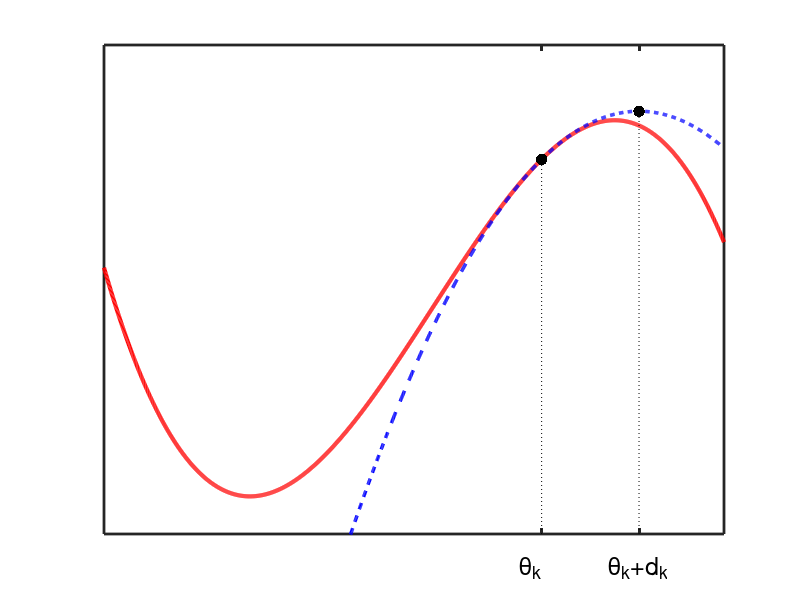

Source code (MATLAB):
function newtonsMethodNonConvex

figure(); hold on;
xmin = -4; xmax = 13;
ymin = -50; ymax = 600;
domain = xmin:0.01:xmax;
f = @(x)-x.^3 + 15 * x.^2;
Xk = 8;
f1 = @(x) -3*x^2 + 30*x;
f2 = @(x) -6*x + 30;
t = @(x) f(Xk) + f1(Xk)*(x-Xk) + (1/2)*f2(Xk)*(x-Xk).^2;
[val, maxNDX] = max(t(domain));
maximum = domain(maxNDX);

h1 = plot(domain, f(domain), '-r', 'LineWidth', 3);
h2 = plot(domain, t(domain), '--b', 'LineWidth', 2.5);
%legend([h1, h2], {'f(x)', 'f_{quad}(x)'}, 'Location', 'NorthWest');
plot(Xk, f(Xk), '.k', 'MarkerSize', 25);
plot([Xk, Xk], [ymin, f(Xk)], ':k');
plot(maximum, t(maximum),'.k', 'MarkerSize', 25);
plot([maximum,  maximum], [ymin, t(maximum)], ':k');
% x^(k)
annotation(gcf,'textbox'        , [0.65 0 0.09946 0.11] , ...
               'String'         , {'\theta_{k}'}             , ...
               'FontSize'       , 18                    , ...
               'FitBoxToText'   , 'off'                 , ...
               'LineStyle'      , 'none'                );
% x^(k) + v^(k)
annotation(gcf,'textbox'        , [0.76 0 0.09946 0.11] ,...
               'String'         , {'\theta_{k}+d_{k}'}       ,...
               'FontSize'       , 18                    ,...
               'FitBoxToText'   , 'off'                 ,...
               'LineStyle'      , 'none'                );

axis([xmin, xmax, ymin, ymax]);
set(gca, 'XTick', [Xk, maximum] , ...
    'XTickLabel', {'', ''}      , ...
    'YTick', []                 , ...
    'FontSize', 16              , ...
    'Box', 'on'                 , ...
    'LineWidth',2               );

end